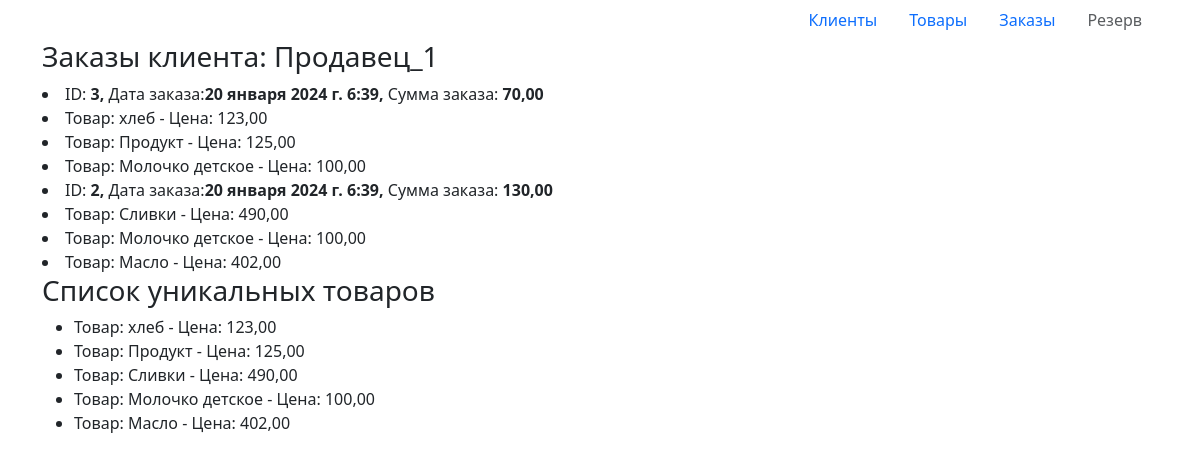
/customer_detail/12/, run on the app's committed database.
### gb_hw/models.py (models this page shows, shortened)
class Customer(models.Model):
    customer_name = models.CharField(max_length=200, null=True)
    email = models.EmailField()
    phone = models.IntegerField()
    address = models.CharField(max_length=200, null=True)
    date_registration = models.DateTimeField(auto_now_add=True, null=True)

class Order(models.Model):
    customer = models.ForeignKey(Customer, on_delete=models.SET_NULL, null=True)
    product = models.ManyToManyField(Product)
    total = models.DecimalField(max_digits=8, decimal_places=2)
    date_ordered = models.DateTimeField(auto_now_add=True)

class Product(models.Model):
    product_name = models.CharField(max_length=200, null=True)
    description = models.CharField(max_length=200, null=True)
    price = models.DecimalField(max_digits=8, decimal_places=2)
    count = models.IntegerField()
    date_added = models.DateTimeField(auto_now_add=True)
    image = models.ImageField(upload_to='products/', default="products/")

### gb_hw/views.py (the view)
# urls.py: path('customer_detail/<int:customer>/', OrdersCustomer.as_view(), name='customer_detail'),
class OrdersCustomer(View):
    def get(self, request, customer, delta=360):
        end_date = datetime.now()
        start_date = end_date - timedelta(days=delta)
        customer = Customer.objects.get(pk=customer)
        orders = Order.objects.filter(customer_id=customer.pk, date_ordered__range=(start_date, end_date)).order_by(
            '-date_ordered')[:2]
        products_total = set()
        for order in orders:
            product = order.product.all()
            for i in product:
                products_total.add(i)
        context = {
            'customer': customer,
            'orders': orders,
            'products': products_total
        }
        return render(request, 'gb_hw/customer_detail.html', context)

### gb_hw/templates/gb_hw/customer_detail.html (shortened to what this page needs)
{% extends 'gb_hw/base.html' %}
{% block content %}
    <div class="container">
        <h3>Заказы клиента:  {{ customer.customer_name }}</h3>
        {% for order in orders %}
        <li> ID:<b> {{ order.pk }}, </b>Дата заказа:<b>{{order.date_ordered }},
        </b>Сумма заказа:<b> {{ order.total }}</b>
        </li>
            {% for product in order.product.all %}
                <li> Товар: {{ product.product_name }} - Цена: {{ product.price }}</li>
            {% endfor %}
        {% endfor %}
        <h3>Список уникальных товаров</h3>
        <ul>
            {% for product in products %}
                <li> Товар: {{ product.product_name }} - Цена: {{ product.price }}</li>
            {% endfor %}
        </ul>
    </div>
{% endblock %}

### data on the page
Customer: customer_name "Продавец_1"
Order: pk "3", date_ordered "20 января 2024 г. 6:39", total "70,00"
Product: product_name "хлеб", price "123,00"
Product: product_name "Продукт", price "125,00"
Product: product_name "Молочко детское", price "100,00"
Order: pk "2", date_ordered "20 января 2024 г. 6:39", total "130,00"
Product: product_name "Сливки", price "490,00"
Product: product_name "Масло", price "402,00"
